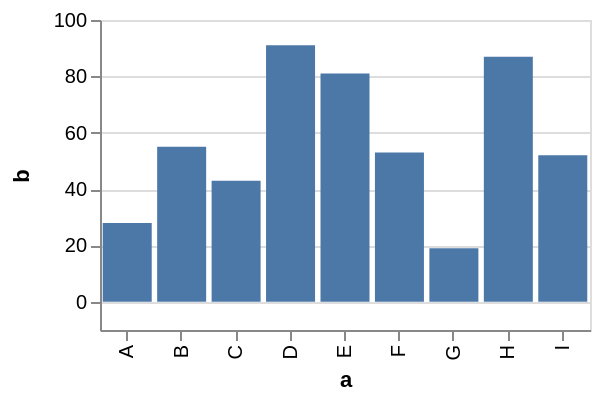

This figure's Vega-Lite source:
### Vega specification from a JSON file in a GitHub repository (floating-point values rounded to 4 significant figures)
{"$schema": "https://vega.github.io/schema/vega/v4.json", "description": "A simple bar chart with embedded data that fits exactly into 300px width.", "autosize": {"type": "fit", "contains": "padding"}, "padding": 5, "width": 300, "height": 200, "style": "cell", "data": [{"name": "source_0", "values": [{"a": "A", "b": 28}, {"a": "B", "b": 55}, {"a": "C", "b": 43}, {"a": "D", "b": 91}, {"a": "E", "b": 81}, {"a": "F", "b": 53}, {"a": "G", "b": 19}, {"a": "H", "b": 87}, {"a": "I", "b": 52}]}], "marks": [{"name": "marks", "type": "rect", "style": ["bar"], "from": {"data": "source_0"}, "encode": {"update": {"fill": [{"test": "datum[\"b\"] === null || isNaN(datum[\"b\"])", "value": null}, {"value": "#4c78a8"}], "tooltip": {"signal": "{\"a\": ''+datum[\"a\"], \"b\": format(datum[\"b\"], \"\")}"}, "x": {"scale": "x", "field": "a"}, "width": {"scale": "x", "band": true}, "y": {"scale": "y", "field": "b"}, "y2": {"scale": "y", "value": 0}}}}], "scales": [{"name": "x", "type": "band", "domain": {"data": "source_0", "field": "a", "sort": true}, "range": [0, {"signal": "width"}], "paddingInner": 0.1, "paddingOuter": 0.05}, {"name": "y", "type": "linear", "domain": {"data": "source_0", "field": "b"}, "range": [{"signal": "height"}, 0], "nice": true, "zero": true, "padding": 5}], "axes": [{"scale": "x", "orient": "bottom", "grid": false, "title": "a", "labelAlign": "right", "labelAngle": 270, "labelBaseline": "middle", "labelOverlap": true, "zindex": 1}, {"scale": "y", "orient": "left", "grid": false, "title": "b", "labelOverlap": true, "tickCount": {"signal": "ceil(height/40)"}, "zindex": 1}, {"scale": "y", "orient": "left", "gridScale": "x", "grid": true, "tickCount": {"signal": "ceil(height/40)"}, "domain": false, "labels": false, "maxExtent": 0, "minExtent": 0, "ticks": false, "zindex": 0}], "config": {"axisY": {"minExtent": 30}}}
